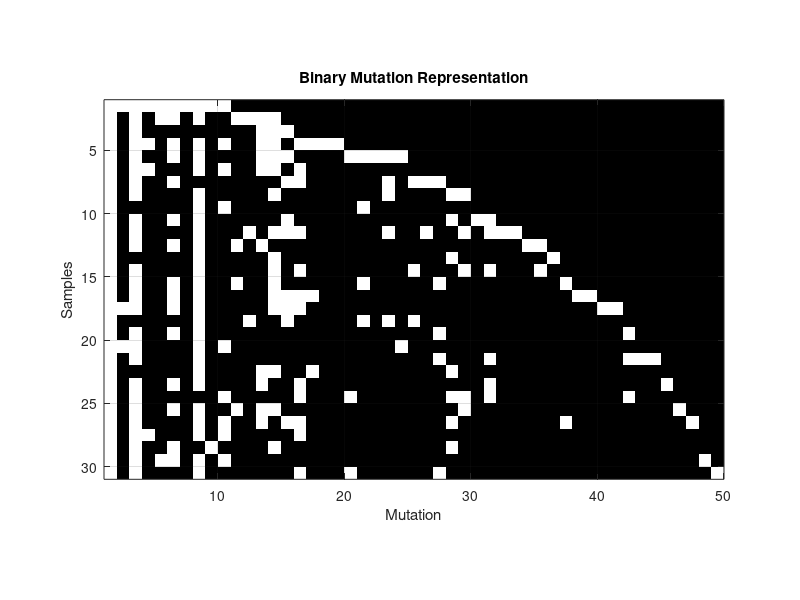

MATLAB code to generate this figure:
clear themat tempmat 
cust = 30;

n = 10;
d = [1,10];
o=[.2,.5,.9];

for i = 1:cust
    if i == 1
        themat(i,1:poissrnd(n)) = 1;
    else
        dish = size(themat,2);
        for k = 1:dish
            mk = sum(themat(:,k));
            tryit = (mk - o(1))/(i - 1 + d(1));
            if tryit > rand
                themat(i,k)=1;
            else
                themat(i,k)=0;
            end
        end
          newd = (n*gamma(1+d(1))*gamma(i-1+d(1)+o(1)))/(gamma(i+d(1))*gamma(d(1)+o(1)));
            newd = poissrnd(newd);
            tempmat = zeros(i,newd);
            tempmat(i,:)=1;
            themat = horzcat(themat,tempmat);
    end
end


[r, c] = size(themat);                          % Get the matrix size
imagesc((1:c)+0.5, (1:r)+0.5, themat);          % Plot the image
colormap(gray);                              % Use a gray colormap
axis equal                                   % Make axes grid sizes equal

title('Binary Mutation Representation');
xlabel('Mutation');
ylabel('Samples');
set(gca,  ... % Change some axes properties
         'XLim', [1 c+1], 'YLim', [1 r+1], ...
         'GridLineStyle', '-', 'XGrid', 'on', 'YGrid', 'on');
        